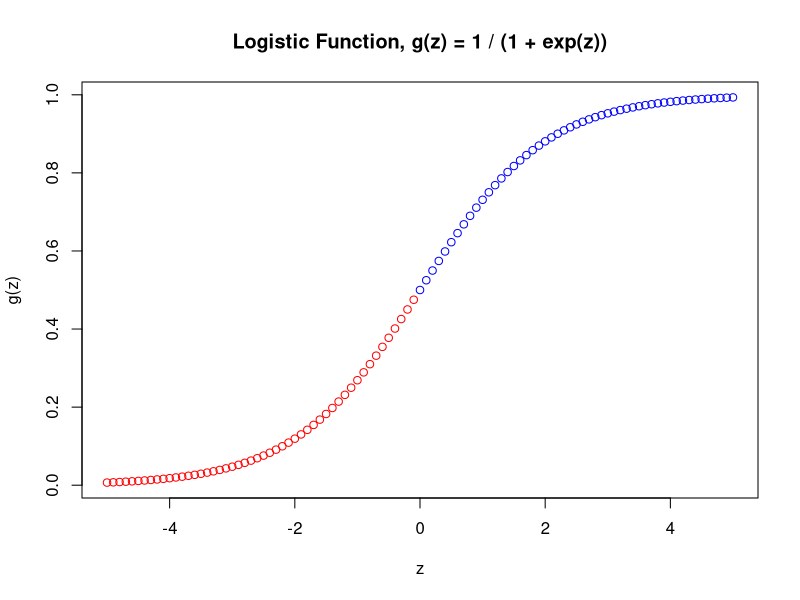

Reproduce this figure in R.

g <- function(z) 1 / (1 + exp(-z))

plot(x = seq(-5, 5, 0.1), y = g(seq(-5, 5, 0.1)),
     main = 'Logistic Function, g(z) = 1 / (1 + exp(z))',
     xlab = 'z', ylab='g(z)', 
     col = ifelse(g(seq(-5, 5, 0.1)) < 0.5, "red", "blue"))
